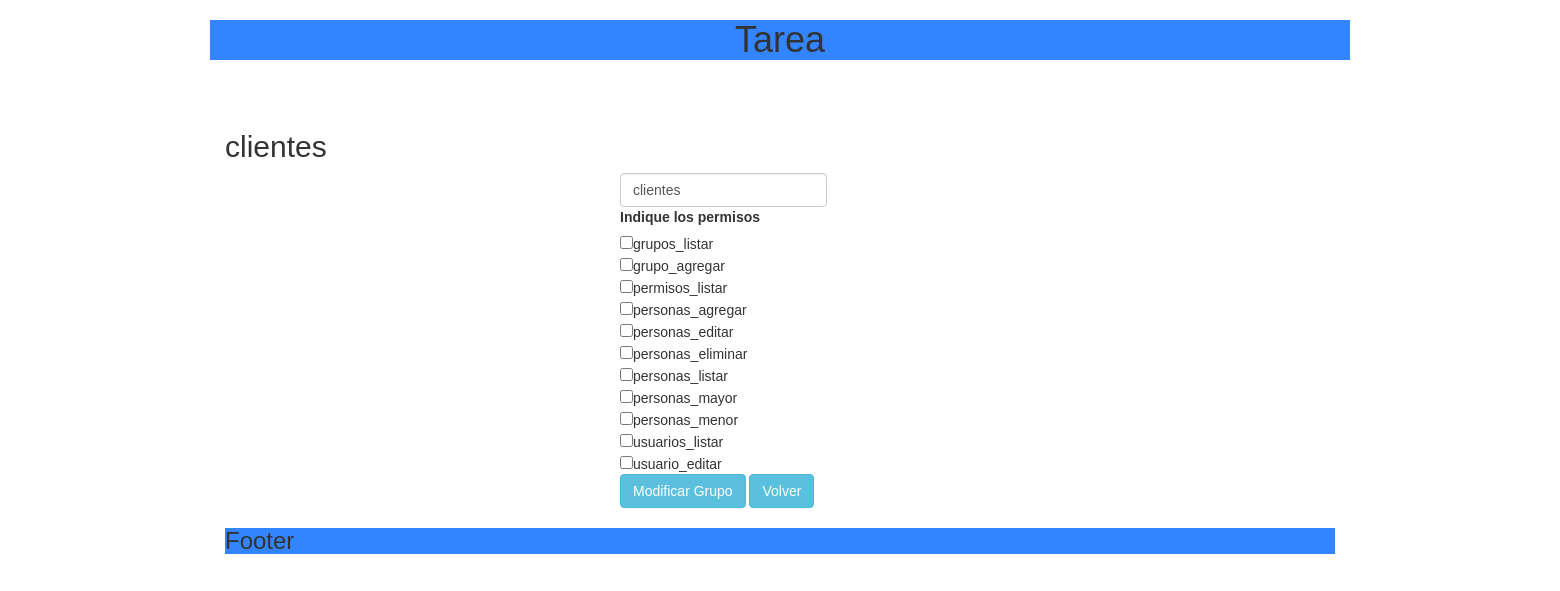
Page /editarGrupo.php?grupoID=3 on the committed database.
### tables this page shows
CREATE TABLE `grupos` (
  `id` int(11) NOT NULL,
  `name` varchar(255) NOT NULL
);

CREATE TABLE `permisos` (
  `id` int(11) NOT NULL,
  `name` varchar(255) NOT NULL
);

### functions/funciones.php (called while the page is built, shortened)
<?php
function getPermisos() {
    $pdo = conectar();
    $statement = $pdo->prepare("SELECT *"
            . "FROM permisos");
    $statement->execute();
    $result = $statement->fetchAll();
    return $result;
}
function getGrupo($id) {
    $pdo = conectar();
    $statement = $pdo->prepare("SELECT *"
            . "FROM grupos WHERE id = $id");
    $statement->execute();
    $result = $statement->fetchAll();
    return $result;
}
function getGrupoConPermisos($id) {
    $pdo = conectar();
    $statement = $pdo->prepare("SELECT g.id AS grupo_id, g.name AS grupo_nombre, p.id AS permiso_id, p.name AS permiso_nombre
                               FROM grupos g INNER JOIN grupos_permisos gp ON
                                     g.id = gp.grupo_id INNER JOIN permisos p ON
                                     p.id = gp.permisos_id
                               WHERE g.id = $id");
    $statement->execute();
    $result = $statement->fetchAll();
    return $result;
}
function grupoTienePermiso($permisosDeGrupos, $idPermiso) {
    return FALSE;
}
?>

### web/editarGrupo.php (the view, shortened to what this page needs)
<?php
require_once("../functions/funciones.php");
?>
<!DOCTYPE html>
<html>
    <head>
    </head>
    <body>
        <br/>
        <br/>
        <?php
        $grupo = $_GET['grupoID'];
        $busquedaGrupo = getGrupoConPermisos($grupo);
        $obtenerGrupo = getGrupo($grupo);
        ?>
        <div class='container' >
            <h2> <?php echo $obtenerGrupo[0]['name'] ?></h2>
            <div id="editarGrupo" class="col-md-12 col-md-offset-4">
                <form class="form-inline" action="../functions/funEditarGrupo.php" method="POST">
                    <input type="text" class="form-control" value="<?php echo $obtenerGrupo[0]['name'] ?>" name="nameGroup"><br/>
                    <label>Indique los permisos</label><br/>
                    <?php
                    foreach (getPermisos() as $permiso) {
                        if (grupoTienePermiso($busquedaGrupo, $permiso['id'])) {
                            $checked = "checked";
                        } else {
                            $checked = "";
                        }
                        ?>
                        <input type="checkbox" name="permisos[]" value="<?php echo $permiso['id'] ?>" <?php echo $checked ?>><?php echo $permiso['name'] ?><br/>
                        <?php
                    }
                    ?>
                    <input type="submit" value="Modificar Grupo" class="btn btn-info">
                    <a id="volver" class="btn btn-info">Volver</a>
                </form>
            </div>
        </div>
    </body>
</html>

### web/css/main.css (style rules this page uses)
body { font-family: sans-serif; }

### rows in the picture
grupos: name "clientes", nameGroup "clientes"
permisos: name "grupos_listar"
permisos: name "grupo_agregar"
permisos: name "permisos_listar"
permisos: name "personas_agregar"
permisos: name "personas_editar"
permisos: name "personas_eliminar"
permisos: name "personas_listar"
permisos: name "personas_mayor"
permisos: name "personas_menor"
permisos: name "usuarios_listar"
permisos: name "usuario_editar"
